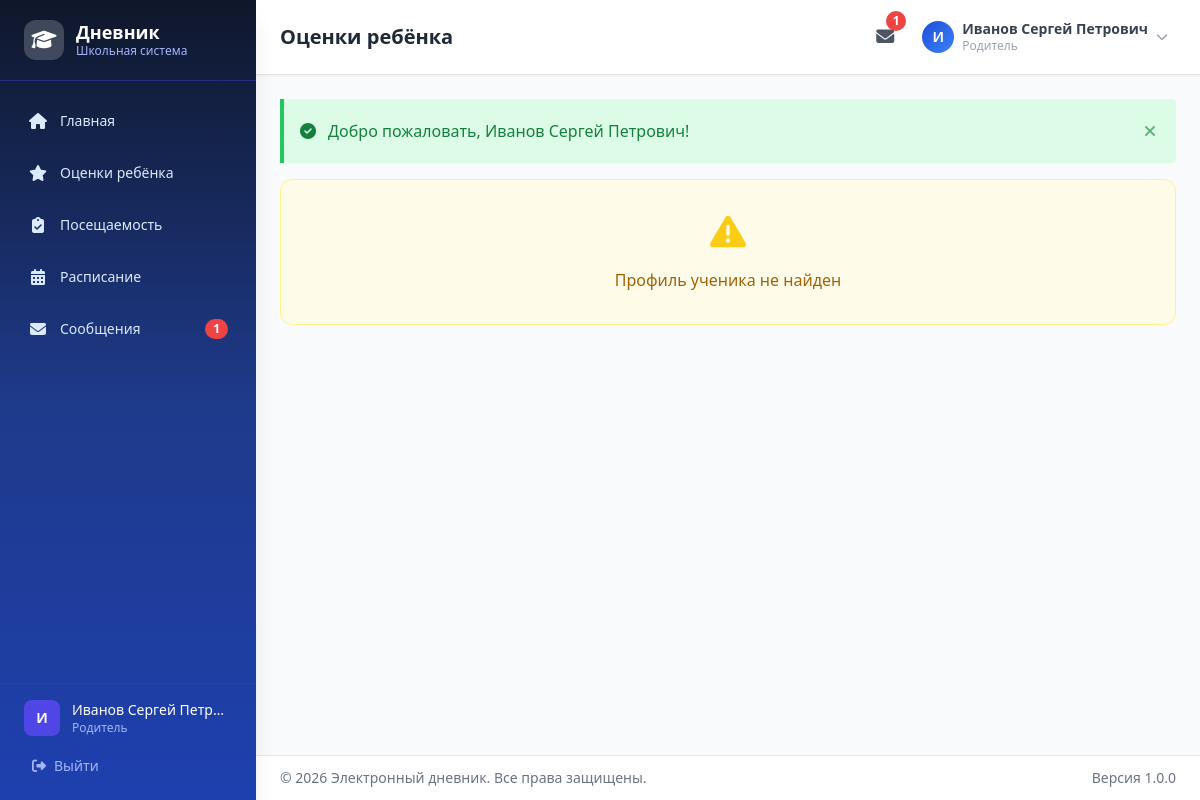
The app's page /grades/my-grades?student_id=12 (signed in), older data.
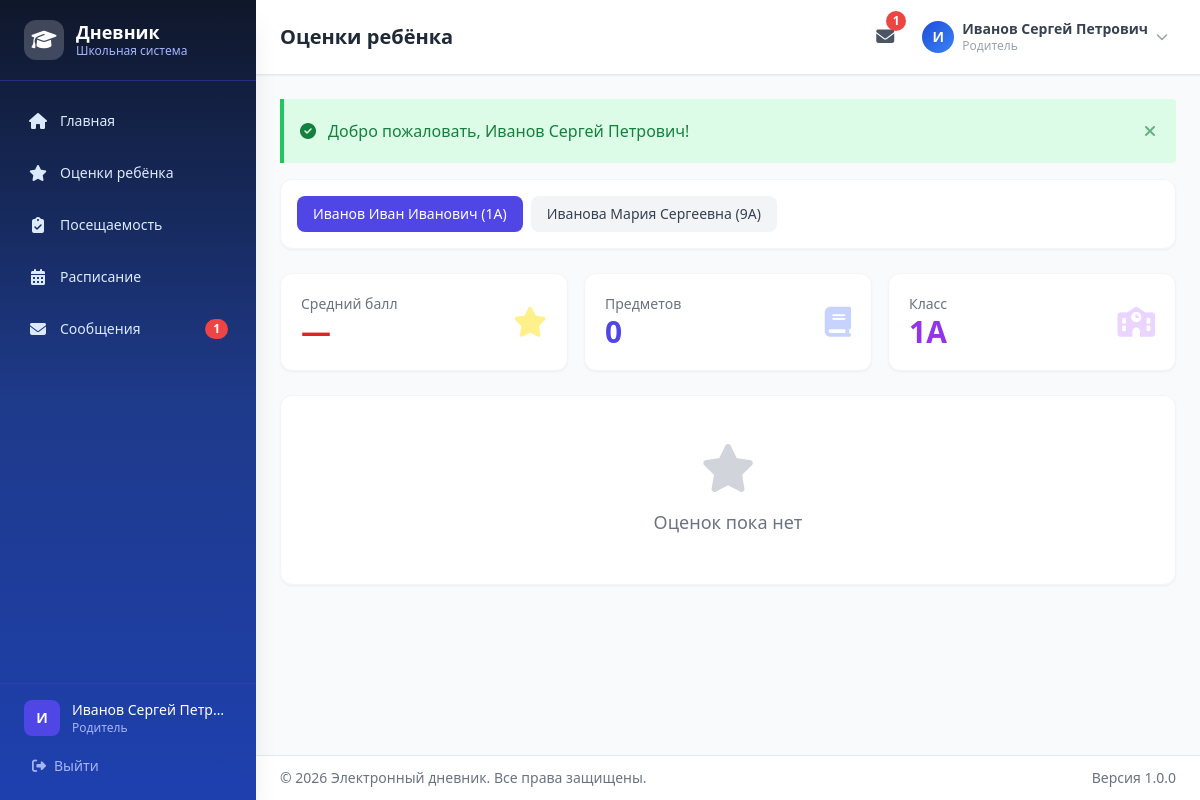
The same page, newer data.
### tables this page shows
CREATE TABLE `parent_student` (
  `id` int NOT NULL,
  `parent_user_id` int NOT NULL,
  `student_id` int NOT NULL,
  `relationship` varchar(50) DEFAULT NULL COMMENT 'Отец, Мать, Опекун и т.д.',
  `is_primary` tinyint(1) DEFAULT '0'
);

CREATE TABLE `users` (
  `id` int NOT NULL,
  `login` varchar(100) NOT NULL,
  `password_hash` varchar(255) NOT NULL,
  `full_name` varchar(255) NOT NULL,
  `email` varchar(255) DEFAULT NULL,
  `phone` varchar(20) DEFAULT NULL,
  `role_id` int NOT NULL,
  `is_active` tinyint(1) DEFAULT '1',
  `last_login` timestamp NULL DEFAULT NULL,
  `created_at` timestamp NULL DEFAULT CURRENT_TIMESTAMP,
  `updated_at` timestamp NULL DEFAULT CURRENT_TIMESTAMP ON UPDATE CURRENT_TIMESTAMP
);

CREATE TABLE `classes` (
  `id` int NOT NULL,
  `name` varchar(10) NOT NULL,
  `year` int NOT NULL,
  `class_teacher_id` int DEFAULT NULL
);

CREATE TABLE `students` (
  `id` int NOT NULL,
  `user_id` int NOT NULL,
  `class_id` int NOT NULL
);

### controllers/GradeController.php (called while the page is built, shortened)
<?php
class GradeController {
    private $gradeModel;
    private $studentModel;
    public function __construct() {
        require_once __DIR__ . '/../models/Grade.php';
        require_once __DIR__ . '/../models/Student.php';
        $this->gradeModel = new GradeModel();
        $this->studentModel = new Student();
    }
    public function myGrades() {
        $role = currentRole();
        $studentId = null;
        $student = null;
        $children = [];
        if ($role === 'student') {
            $student = $this->studentModel->findByUserId(currentUserId());
            if ($student) $studentId = $student['id'];
        } elseif ($role === 'parent') {
            $children = $this->studentModel->getChildrenByParentId(currentUserId());
            $selectedStudentId = (int)get('student_id', 0);
            if ($selectedStudentId) {
                $childIds = array_column($children, 'id');
                if (in_array($selectedStudentId, $childIds)) {
                    $studentId = $selectedStudentId;
                    $student = $this->studentModel->findById($studentId);
                }
            } elseif (!empty($children)) {
                $studentId = $children[0]['id'];
                $student = $this->studentModel->findById($studentId);
            }
        }
        $gradesBySubject = [];
        $overallAvg = 0;
        if ($studentId) {
            $gradesBySubject = $this->gradeModel->getByStudentGrouped($studentId);
            $allGrades = [];
            $overallAvg = count($allGrades) > 0 ? round(array_sum($allGrades) / count($allGrades), 2) : 0;
        }
        require __DIR__ . '/../views/layout/header.php';
        require __DIR__ . '/../views/grades/my-grades.php';
        require __DIR__ . '/../views/layout/footer.php';
    }
}

### config/database.php (called while the page is built, shortened)
<?php
function getDB() {
    static $pdo = null;
    if ($pdo === null) {
        $dsn = sprintf(
            'mysql:host=%s;port=%s;dbname=%s;charset=%s',
            DB_HOST, DB_PORT, DB_NAME, DB_CHARSET
        );
        $options = [
            PDO::ATTR_ERRMODE            => PDO::ERRMODE_EXCEPTION,
            PDO::ATTR_DEFAULT_FETCH_MODE => PDO::FETCH_ASSOC,
            PDO::ATTR_EMULATE_PREPARES   => false,
            PDO::MYSQL_ATTR_INIT_COMMAND => "SET NAMES " . DB_CHARSET,
        ];
        try {
            $pdo = new PDO($dsn, DB_USER, DB_PASS, $options);
        } catch (PDOException $e) {
            if (defined('APP_DEBUG') && APP_DEBUG) {
                die('Ошибка подключения к БД: ' . $e->getMessage());
            } else {
                die('Ошибка подключения к базе данных.');
            }
        }
    }
    return $pdo;
}

### includes/auth.php (called while the page is built, shortened)
<?php
function isLoggedIn() {
    return isset($_SESSION['user_id']) && !empty($_SESSION['user_id']);
}
function currentUser() {
    return [
        'id'        => $_SESSION['user_id'],
        'login'     => $_SESSION['user_login'],
        'full_name' => $_SESSION['user_full_name'],
        'role'      => $_SESSION['user_role'],
        'role_name' => $_SESSION['user_role_name'],
        'email'     => $_SESSION['user_email'] ?? '',
    ];
}
function currentRole() {
    return $_SESSION['user_role'] ?? null;
}
function currentUserId() {
    return $_SESSION['user_id'] ?? null;
}

### models/Message.php (called while the page is built, shortened)
<?php
class Message {
    private $db;
    public function __construct() {
        $this->db = getDB();
    }
    public function getUnreadCount($userId) {
        $stmt = $this->db->prepare("
            SELECT COUNT(*) as cnt FROM messages
            WHERE receiver_id = :user_id AND is_read = 0
        ");
        $stmt->execute([':user_id' => $userId]);
        $result = $stmt->fetch();
        return (int)$result['cnt'];
    }
}

### models/Student.php (called while the page is built, shortened)
<?php
class Student {
    private $db;
    public function __construct() {
        $this->db = getDB();
    }
    public function findById($id) {
        $stmt = $this->db->prepare("
            SELECT s.*, u.full_name, u.email, u.login, c.name as class_name
            FROM students s
            JOIN users u ON s.user_id = u.id
            JOIN classes c ON s.class_id = c.id
            WHERE s.id = :id
        ");
        $stmt->execute([':id' => $id]);
        return $stmt->fetch();
    }
    public function getChildrenByParentId($parentUserId) {
        $stmt = $this->db->prepare("
            SELECT s.*, u.full_name, u.email, c.name as class_name,
                   ps.relationship
            FROM parent_student ps
            JOIN students s ON ps.student_id = s.id
            JOIN users u ON s.user_id = u.id
            JOIN classes c ON s.class_id = c.id
            WHERE ps.parent_user_id = :parent_user_id
            ORDER BY u.full_name
        ");
        $stmt->execute([':parent_user_id' => $parentUserId]);
        return $stmt->fetchAll();
    }
}

### models/Grade.php (called while the page is built, shortened)
<?php
class GradeModel {
    private $db;
    public function __construct() {
        $this->db = getDB();
    }
    public function getByStudentGrouped($studentId) {
        $stmt = $this->db->prepare("
            SELECT g.*, s.name as subject_name, s.id as subj_id
            FROM grades g
            JOIN subjects s ON g.subject_id = s.id
            WHERE g.student_id = :student_id
            ORDER BY s.name, g.date
        ");
        $stmt->execute([':student_id' => $studentId]);
        $grades = $stmt->fetchAll();
        $grouped = [];
        return $grouped;
    }
}

### views/grades/my-grades.php (the view, shortened to what the changed rows need)
<div class="space-y-6">
    <?php if ($role === 'parent' && count($children) > 1): ?>
    <div class="bg-white rounded-xl shadow-sm border border-gray-100 p-4">
        <div class="flex flex-wrap gap-2">
            <?php foreach ($children as $ch): ?>
            <a href="<?= url('grades/my-grades?student_id=' . $ch['id']) ?>"
               class="px-4 py-2 rounded-lg font-medium text-sm transition <?= $studentId == $ch['id'] ? 'bg-indigo-600 text-white' : 'bg-gray-100 text-gray-700 hover:bg-gray-200' ?>">
                <?= e($ch['full_name']) ?> (<?= e($ch['class_name']) ?>)
            </a>
            <?php endforeach; ?>
        </div>
    </div>
    <?php endif; ?>
    <?php if ($student): ?>
    <div class="grid grid-cols-1 sm:grid-cols-3 gap-4">
        <div class="bg-white rounded-xl shadow-sm border border-gray-100 p-5">
            <div class="flex items-center justify-between">
                <div>
                    <p class="text-sm text-gray-500">Средний балл</p>
                    <p class="text-3xl font-bold <?= $overallAvg >= 4 ? 'text-green-600' : ($overallAvg >= 3 ? 'text-yellow-600' : 'text-red-600') ?>"><?= $overallAvg ?: '—' ?></p>
                </div>
                <i class="fas fa-star text-3xl text-yellow-200"></i>
            </div>
        </div>
        <div class="bg-white rounded-xl shadow-sm border border-gray-100 p-5">
            <div class="flex items-center justify-between">
                <div>
                    <p class="text-sm text-gray-500">Предметов</p>
                    <p class="text-3xl font-bold text-indigo-600"><?= count($gradesBySubject) ?></p>
                </div>
                <i class="fas fa-book text-3xl text-indigo-200"></i>
            </div>
        </div>
        <div class="bg-white rounded-xl shadow-sm border border-gray-100 p-5">
            <div class="flex items-center justify-between">
                <div>
                    <p class="text-sm text-gray-500">Класс</p>
                    <p class="text-3xl font-bold text-purple-600"><?= e($student['class_name']) ?></p>
                </div>
                <i class="fas fa-school text-3xl text-purple-200"></i>
            </div>
        </div>
    </div>
    <?php if (empty($gradesBySubject)): ?>
    <div class="bg-white rounded-xl shadow-sm border border-gray-100 p-12 text-center">
        <i class="fas fa-star text-5xl text-gray-300 mb-4"></i>
        <p class="text-gray-500 text-lg">Оценок пока нет</p>
    </div>
    <?php endif; ?>
    <?php else: ?>
    <div class="bg-yellow-50 border border-yellow-200 rounded-xl p-8 text-center">
        <i class="fas fa-exclamation-triangle text-4xl text-yellow-400 mb-4"></i>
        <p class="text-yellow-700">Профиль ученика не найден</p>
    </div>
    <?php endif; ?>
</div>

### views/layout/sidebar.php (shortened to what the changed rows need)
<?php
$role = currentRole();
$currentRoute = isset($_GET['route']) ? trim($_GET['route'], '/') : 'dashboard';
function isActive($route) {
    global $currentRoute;
    $current = trim($currentRoute, '/');
    $target  = trim($route, '/');
    if (strpos($target, '/') !== false) {
        return $current === $target;
    }
    $parts = explode('/', $current);
    return ($parts[0] ?? '') === $target;
}
function activeClass($route) {
    return isActive($route)
        ? 'bg-white/10 text-white shadow-md'
        : 'text-blue-100 hover:bg-white/10 hover:text-white';
}
$menuItems = [];
$menuItems[] = ['url' => 'dashboard', 'icon' => 'fa-home', 'label' => 'Главная'];
switch ($role) {
    case 'parent':
        $menuItems[] = ['url' => 'grades/my-grades', 'icon' => 'fa-star', 'label' => 'Оценки ребёнка'];
        $menuItems[] = ['url' => 'attendance/my-attendance', 'icon' => 'fa-clipboard-check', 'label' => 'Посещаемость'];
        $menuItems[] = ['url' => 'schedule/my-schedule', 'icon' => 'fa-calendar-alt', 'label' => 'Расписание'];
        $menuItems[] = ['url' => 'messages/inbox', 'icon' => 'fa-envelope', 'label' => 'Сообщения'];
        break;
}
?>
<aside id="sidebar" class="fixed inset-y-0 left-0 w-64 bg-gradient-to-b from-slate-900 via-blue-900 to-blue-800 transform -translate-x-full lg:translate-x-0 transition-transform duration-300 ease-in-out z-50 flex flex-col shadow-xl">
    <div class="flex items-center gap-3 px-6 py-5 border-b border-indigo-700/50">
        <div>
            <h2 class="text-white font-bold text-lg leading-tight">Дневник</h2>
        </div>
    </div>
    <nav class="flex-1 px-3 py-4 overflow-y-auto">
        <ul class="space-y-1">
            <?php foreach ($menuItems as $item): ?>
            <li>
                <a href="<?= url($item['url']) ?>"
                   class="flex items-center gap-3 px-4 py-3 rounded-xl text-sm font-medium transition-all duration-200 <?= activeClass($item['url']) ?>">
                    <i class="fas <?= $item['icon'] ?> w-5 text-center text-base"></i>
                    <span><?= e($item['label']) ?></span>
                    <?php if ($item['icon'] === 'fa-envelope' && isset($unreadMessages) && $unreadMessages > 0): ?>
                    <span class="ml-auto bg-red-500 text-white text-xs px-2 py-0.5 rounded-full font-bold">
                        <?= $unreadMessages ?>
                    </span>
                    <?php endif; ?>
                </a>
            </li>
            <?php endforeach; ?>
        </ul>
    </nav>
</aside>

### includes/helpers.php (shortened to what the changed rows need)
<?php
function url($route = '') {
    $base = rtrim(BASE_URL, '/');
    return $base . '/' . ltrim($route, '/');
}
function e($string) {
    return htmlspecialchars($string ?? '', ENT_QUOTES, 'UTF-8');
}
function getFlash($type) {
    $message = $_SESSION['flash'][$type] ?? null;
    return $message;
}
function renderFlashMessages() {
    $types = [
        'success' => ['bg-green-100 border-green-500 text-green-700', 'fa-check-circle'],
        'error'   => ['bg-red-100 border-red-500 text-red-700', 'fa-exclamation-circle'],
        'warning' => ['bg-yellow-100 border-yellow-500 text-yellow-700', 'fa-exclamation-triangle'],
        'info'    => ['bg-blue-100 border-blue-500 text-blue-700', 'fa-info-circle'],
    ];
    foreach ($types as $type => $config) {
        $message = getFlash($type);
        if ($message) {
            echo '<div class="flash-message border-l-4 p-4 mb-4 rounded-r ' . $config[0] . '" role="alert">';
            echo '<div class="flex items-center">';
            echo '<i class="fas ' . $config[1] . ' mr-3"></i>';
            echo '<p>' . e($message) . '</p>';
            echo '<button onclick="this.parentElement.parentElement.remove()" class="ml-auto">';
            echo '<i class="fas fa-times"></i></button>';
            echo '</div></div>';
        }
    }
}
function get($key, $default = null) {
    return isset($_GET[$key]) ? trim($_GET[$key]) : $default;
}

Row changes from the older to the newer data that the page shows:
added parent_student: users.full_name "Иванов Иван Иванович", classes.name "1А"
added parent_student: users.full_name "Иванова Мария Сергеевна", classes.name "9А"
now on this page (row unchanged): students: class.name "1А"
Text that changed along with them:
$overallAvg ?: '—': (not shown) → "—"
count($gradesBySubject): (not shown) → "0"
text no longer shown: "Профиль ученика не найден"
text now shown: "Средний балл Предметов Класс Оценок пока нет"
